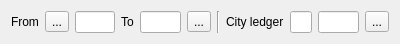
<?xml version="1.0" encoding="UTF-8"?>
<ui version="4.0">
 <class>FCityLedgerDetailedBalance</class>
 <widget class="QWidget" name="FCityLedgerDetailedBalance">
  <property name="geometry">
   <rect>
    <x>0</x>
    <y>0</y>
    <width>400</width>
    <height>40</height>
   </rect>
  </property>
  <property name="windowTitle">
   <string>Form</string>
  </property>
  <layout class="QVBoxLayout" name="verticalLayout">
   <item>
    <layout class="QHBoxLayout" name="horizontalLayout">
     <item>
      <widget class="QLabel" name="label_2">
       <property name="text">
        <string>From</string>
       </property>
      </widget>
     </item>
     <item>
      <widget class="QToolButton" name="btnPrevDate">
       <property name="focusPolicy">
        <enum>Qt::NoFocus</enum>
       </property>
       <property name="text">
        <string>...</string>
       </property>
       <property name="icon">
        <iconset resource="../Resort/res.qrc">
         <normaloff>:/images/left.png</normaloff>:/images/left.png</iconset>
       </property>
      </widget>
     </item>
     <item>
      <widget class="EDateEdit" name="deFrom"/>
     </item>
     <item>
      <widget class="QLabel" name="label">
       <property name="text">
        <string>To</string>
       </property>
      </widget>
     </item>
     <item>
      <widget class="EDateEdit" name="deTo"/>
     </item>
     <item>
      <widget class="QToolButton" name="btnNextDate">
       <property name="focusPolicy">
        <enum>Qt::NoFocus</enum>
       </property>
       <property name="text">
        <string>...</string>
       </property>
       <property name="icon">
        <iconset resource="../Resort/res.qrc">
         <normaloff>:/images/right.png</normaloff>:/images/right.png</iconset>
       </property>
      </widget>
     </item>
     <item>
      <widget class="Line" name="line">
       <property name="orientation">
        <enum>Qt::Vertical</enum>
       </property>
      </widget>
     </item>
     <item>
      <widget class="QLabel" name="label_3">
       <property name="text">
        <string>City ledger</string>
       </property>
      </widget>
     </item>
     <item>
      <widget class="EQLineEdit" name="leCLCode">
       <property name="maximumSize">
        <size>
         <width>90</width>
         <height>16777215</height>
        </size>
       </property>
       <property name="focusPolicy">
        <enum>Qt::ClickFocus</enum>
       </property>
      </widget>
     </item>
     <item>
      <widget class="EQLineEdit" name="leCL">
       <property name="focusPolicy">
        <enum>Qt::ClickFocus</enum>
       </property>
       <property name="readOnly">
        <bool>true</bool>
       </property>
       <property name="EnableHiddenText" stdset="0">
        <bool>false</bool>
       </property>
      </widget>
     </item>
     <item>
      <widget class="QToolButton" name="btnChangeCityLedger">
       <property name="focusPolicy">
        <enum>Qt::NoFocus</enum>
       </property>
       <property name="text">
        <string>...</string>
       </property>
       <property name="icon">
        <iconset resource="../Resort/res.qrc">
         <normaloff>:/images/draft.png</normaloff>:/images/draft.png</iconset>
       </property>
      </widget>
     </item>
     <item>
      <spacer name="horizontalSpacer">
       <property name="orientation">
        <enum>Qt::Horizontal</enum>
       </property>
       <property name="sizeHint" stdset="0">
        <size>
         <width>40</width>
         <height>20</height>
        </size>
       </property>
      </spacer>
     </item>
    </layout>
   </item>
  </layout>
 </widget>
 <customwidgets>
  <customwidget>
   <class>EQLineEdit</class>
   <extends>QLineEdit</extends>
   <header location="global">eqlineedit.h</header>
   <slots>
    <signal>customButtonClicked(bool)</signal>
   </slots>
  </customwidget>
  <customwidget>
   <class>EDateEdit</class>
   <extends>QLineEdit</extends>
   <header location="global">edateedit.h</header>
  </customwidget>
 </customwidgets>
 <resources>
  <include location="../Resort/res.qrc"/>
 </resources>
 <connections/>
</ui>
